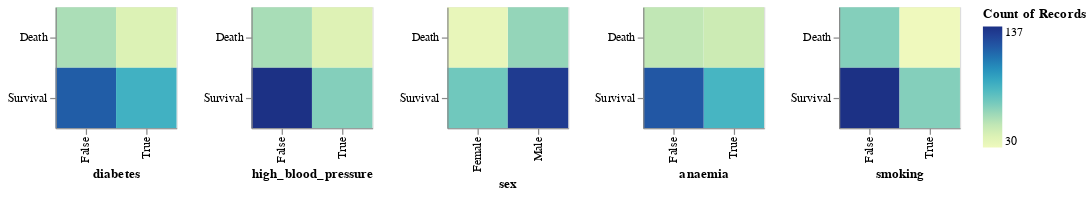

The notebook cell saved with this chart:
### Markdown cell above
### categorical variables

### Code cell
alt.Chart(df).mark_rect().encode(
    y=alt.Y('DEATH_EVENT:N',title=None),
    x=alt.X(alt.repeat("column"), type='nominal'),
    color='count(DEATH_EVENT):Q'
).properties(
    width=100,
    height=100
).repeat(column=qualitative_columns)

### Figure 1 — Vega-Lite specification as saved in the notebook (floating-point values rounded to 4 significant figures; data arrays with more than 128 entries replaced by an {"elided": "..."} marker saying what was removed)
{"config": {"view": {"continuousWidth": 300, "continuousHeight": 300}}, "repeat": {"column": ["diabetes", "high_blood_pressure", "sex", "anaemia", "smoking"]}, "spec": {"data": {"name": "data-31f258b70a0e70a309fbc426c1e19cbb"}, "mark": {"type": "rect"}, "encoding": {"color": {"aggregate": "count", "field": "DEATH_EVENT", "type": "quantitative"}, "x": {"field": {"repeat": "column"}, "type": "nominal"}, "y": {"field": "DEATH_EVENT", "title": null, "type": "nominal"}}, "height": 100, "width": 100}, "$schema": "https://vega.github.io/schema/vega-lite/v5.8.0.json", "datasets": {"data-31f258b70a0e70a309fbc426c1e19cbb": {"elided": "299 records"}}}
